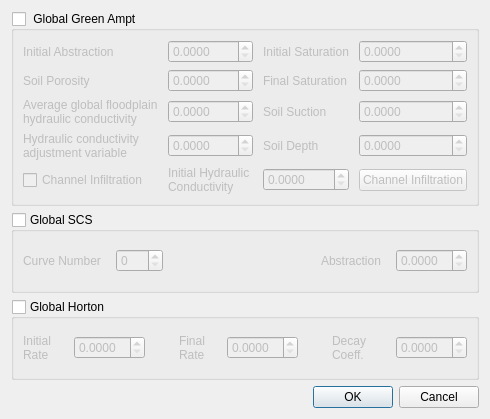
<?xml version="1.0" encoding="UTF-8"?>
<ui version="4.0">
 <class>Infiltration</class>
 <widget class="QDialog" name="Infiltration">
  <property name="geometry">
   <rect>
    <x>0</x>
    <y>0</y>
    <width>490</width>
    <height>419</height>
   </rect>
  </property>
  <property name="windowTitle">
   <string>Global Infiltration Parameters</string>
  </property>
  <layout class="QVBoxLayout" name="verticalLayout">
   <item>
    <widget class="QGroupBox" name="green_grp">
     <property name="enabled">
      <bool>true</bool>
     </property>
     <property name="title">
      <string> Global Green Ampt</string>
     </property>
     <property name="checkable">
      <bool>true</bool>
     </property>
     <property name="checked">
      <bool>false</bool>
     </property>
     <layout class="QGridLayout" name="gridLayout_5">
      <property name="horizontalSpacing">
       <number>10</number>
      </property>
      <item row="4" column="2">
       <widget class="QDoubleSpinBox" name="spin_hydcxx">
        <property name="enabled">
         <bool>false</bool>
        </property>
        <property name="decimals">
         <number>4</number>
        </property>
       </widget>
      </item>
      <item row="4" column="1">
       <widget class="QLabel" name="label_hydcxx">
        <property name="enabled">
         <bool>false</bool>
        </property>
        <property name="text">
         <string>Initial Hydraulic Conductivity</string>
        </property>
        <property name="wordWrap">
         <bool>true</bool>
        </property>
       </widget>
      </item>
      <item row="4" column="0">
       <widget class="QCheckBox" name="cb_infchan">
        <property name="enabled">
         <bool>true</bool>
        </property>
        <property name="text">
         <string>Channel Infiltration</string>
        </property>
       </widget>
      </item>
      <item row="4" column="3">
       <widget class="QPushButton" name="chan_btn">
        <property name="enabled">
         <bool>false</bool>
        </property>
        <property name="text">
         <string>Channel Infiltration</string>
        </property>
       </widget>
      </item>
      <item row="3" column="0">
       <widget class="QLabel" name="label_4">
        <property name="lineWidth">
         <number>1</number>
        </property>
        <property name="midLineWidth">
         <number>0</number>
        </property>
        <property name="text">
         <string>&lt;html&gt;&lt;head/&gt;&lt;body&gt;&lt;p&gt;Hydraulic conductivity adjustment variable&lt;/p&gt;&lt;/body&gt;&lt;/html&gt;</string>
        </property>
        <property name="wordWrap">
         <bool>true</bool>
        </property>
       </widget>
      </item>
      <item row="3" column="1">
       <widget class="QDoubleSpinBox" name="spin_hydcadj">
        <property name="decimals">
         <number>4</number>
        </property>
       </widget>
      </item>
      <item row="3" column="2">
       <widget class="QLabel" name="label_8">
        <property name="text">
         <string>Soil Depth</string>
        </property>
        <property name="wordWrap">
         <bool>true</bool>
        </property>
       </widget>
      </item>
      <item row="3" column="3">
       <widget class="QDoubleSpinBox" name="spin_soild">
        <property name="decimals">
         <number>4</number>
        </property>
       </widget>
      </item>
      <item row="2" column="0">
       <widget class="QLabel" name="label_3">
        <property name="text">
         <string>Average global floodplain hydraulic conductivity</string>
        </property>
        <property name="wordWrap">
         <bool>true</bool>
        </property>
       </widget>
      </item>
      <item row="2" column="1">
       <widget class="QDoubleSpinBox" name="spin_hydcall">
        <property name="decimals">
         <number>4</number>
        </property>
       </widget>
      </item>
      <item row="2" column="2">
       <widget class="QLabel" name="label_7">
        <property name="text">
         <string>Soil Suction</string>
        </property>
        <property name="wordWrap">
         <bool>true</bool>
        </property>
       </widget>
      </item>
      <item row="2" column="3">
       <widget class="QDoubleSpinBox" name="spin_soilall">
        <property name="decimals">
         <number>4</number>
        </property>
       </widget>
      </item>
      <item row="1" column="0">
       <widget class="QLabel" name="label_2">
        <property name="text">
         <string>Soil Porosity</string>
        </property>
        <property name="wordWrap">
         <bool>true</bool>
        </property>
       </widget>
      </item>
      <item row="0" column="0">
       <widget class="QLabel" name="label">
        <property name="text">
         <string>Initial Abstraction</string>
        </property>
        <property name="wordWrap">
         <bool>true</bool>
        </property>
       </widget>
      </item>
      <item row="1" column="1">
       <widget class="QDoubleSpinBox" name="spin_poros">
        <property name="decimals">
         <number>4</number>
        </property>
       </widget>
      </item>
      <item row="0" column="1">
       <widget class="QDoubleSpinBox" name="spin_abstr">
        <property name="decimals">
         <number>4</number>
        </property>
       </widget>
      </item>
      <item row="0" column="2">
       <widget class="QLabel" name="label_5">
        <property name="text">
         <string>Initial Saturation</string>
        </property>
        <property name="wordWrap">
         <bool>true</bool>
        </property>
       </widget>
      </item>
      <item row="1" column="2">
       <widget class="QLabel" name="label_6">
        <property name="text">
         <string>Final Saturation</string>
        </property>
        <property name="wordWrap">
         <bool>true</bool>
        </property>
       </widget>
      </item>
      <item row="0" column="3">
       <widget class="QDoubleSpinBox" name="spin_sati">
        <property name="decimals">
         <number>4</number>
        </property>
       </widget>
      </item>
      <item row="1" column="3">
       <widget class="QDoubleSpinBox" name="spin_satf">
        <property name="decimals">
         <number>4</number>
        </property>
       </widget>
      </item>
     </layout>
    </widget>
   </item>
   <item>
    <widget class="QGroupBox" name="scs_grp">
     <property name="enabled">
      <bool>true</bool>
     </property>
     <property name="title">
      <string>Global SCS</string>
     </property>
     <property name="checkable">
      <bool>true</bool>
     </property>
     <property name="checked">
      <bool>false</bool>
     </property>
     <layout class="QGridLayout" name="gridLayout" rowstretch="0">
      <property name="horizontalSpacing">
       <number>15</number>
      </property>
      <property name="verticalSpacing">
       <number>6</number>
      </property>
      <item row="0" column="1">
       <widget class="QDoubleSpinBox" name="spin_scsnall">
        <property name="decimals">
         <number>0</number>
        </property>
       </widget>
      </item>
      <item row="0" column="4">
       <widget class="QDoubleSpinBox" name="spin_abstr1">
        <property name="decimals">
         <number>4</number>
        </property>
       </widget>
      </item>
      <item row="0" column="3">
       <widget class="QLabel" name="label_11">
        <property name="text">
         <string>Abstraction</string>
        </property>
        <property name="wordWrap">
         <bool>true</bool>
        </property>
       </widget>
      </item>
      <item row="0" column="0">
       <widget class="QLabel" name="label_10">
        <property name="text">
         <string>Curve Number</string>
        </property>
        <property name="wordWrap">
         <bool>true</bool>
        </property>
       </widget>
      </item>
      <item row="0" column="2">
       <spacer name="horizontalSpacer">
        <property name="orientation">
         <enum>Qt::Horizontal</enum>
        </property>
        <property name="sizeHint" stdset="0">
         <size>
          <width>40</width>
          <height>20</height>
         </size>
        </property>
       </spacer>
      </item>
     </layout>
    </widget>
   </item>
   <item>
    <widget class="QGroupBox" name="horton_grp">
     <property name="enabled">
      <bool>true</bool>
     </property>
     <property name="title">
      <string>Global Horton</string>
     </property>
     <property name="checkable">
      <bool>true</bool>
     </property>
     <property name="checked">
      <bool>false</bool>
     </property>
     <layout class="QGridLayout" name="gridLayout_2">
      <property name="horizontalSpacing">
       <number>10</number>
      </property>
      <item row="0" column="3">
       <widget class="QLabel" name="label_12">
        <property name="text">
         <string>Final Rate</string>
        </property>
        <property name="wordWrap">
         <bool>true</bool>
        </property>
       </widget>
      </item>
      <item row="0" column="4">
       <widget class="QDoubleSpinBox" name="spin_fhortonf">
        <property name="decimals">
         <number>4</number>
        </property>
       </widget>
      </item>
      <item row="0" column="6">
       <widget class="QLabel" name="label_14">
        <property name="text">
         <string>Decay Coeff.</string>
        </property>
        <property name="wordWrap">
         <bool>true</bool>
        </property>
       </widget>
      </item>
      <item row="0" column="1">
       <widget class="QDoubleSpinBox" name="spin_fhortoni">
        <property name="decimals">
         <number>4</number>
        </property>
       </widget>
      </item>
      <item row="0" column="7">
       <widget class="QDoubleSpinBox" name="spin_decaya">
        <property name="decimals">
         <number>4</number>
        </property>
       </widget>
      </item>
      <item row="0" column="0">
       <widget class="QLabel" name="label_13">
        <property name="text">
         <string>Initial Rate</string>
        </property>
        <property name="wordWrap">
         <bool>true</bool>
        </property>
       </widget>
      </item>
      <item row="0" column="2">
       <spacer name="horizontalSpacer_2">
        <property name="orientation">
         <enum>Qt::Horizontal</enum>
        </property>
        <property name="sizeHint" stdset="0">
         <size>
          <width>40</width>
          <height>20</height>
         </size>
        </property>
       </spacer>
      </item>
      <item row="0" column="5">
       <spacer name="horizontalSpacer_3">
        <property name="orientation">
         <enum>Qt::Horizontal</enum>
        </property>
        <property name="sizeHint" stdset="0">
         <size>
          <width>40</width>
          <height>20</height>
         </size>
        </property>
       </spacer>
      </item>
     </layout>
    </widget>
   </item>
   <item>
    <widget class="QDialogButtonBox" name="buttonBox">
     <property name="orientation">
      <enum>Qt::Horizontal</enum>
     </property>
     <property name="standardButtons">
      <set>QDialogButtonBox::Cancel|QDialogButtonBox::Ok</set>
     </property>
    </widget>
   </item>
  </layout>
 </widget>
 <resources/>
 <connections>
  <connection>
   <sender>buttonBox</sender>
   <signal>accepted()</signal>
   <receiver>Infiltration</receiver>
   <slot>accept()</slot>
   <hints>
    <hint type="sourcelabel">
     <x>248</x>
     <y>254</y>
    </hint>
    <hint type="destinationlabel">
     <x>157</x>
     <y>274</y>
    </hint>
   </hints>
  </connection>
  <connection>
   <sender>buttonBox</sender>
   <signal>rejected()</signal>
   <receiver>Infiltration</receiver>
   <slot>reject()</slot>
   <hints>
    <hint type="sourcelabel">
     <x>316</x>
     <y>260</y>
    </hint>
    <hint type="destinationlabel">
     <x>286</x>
     <y>274</y>
    </hint>
   </hints>
  </connection>
 </connections>
</ui>
